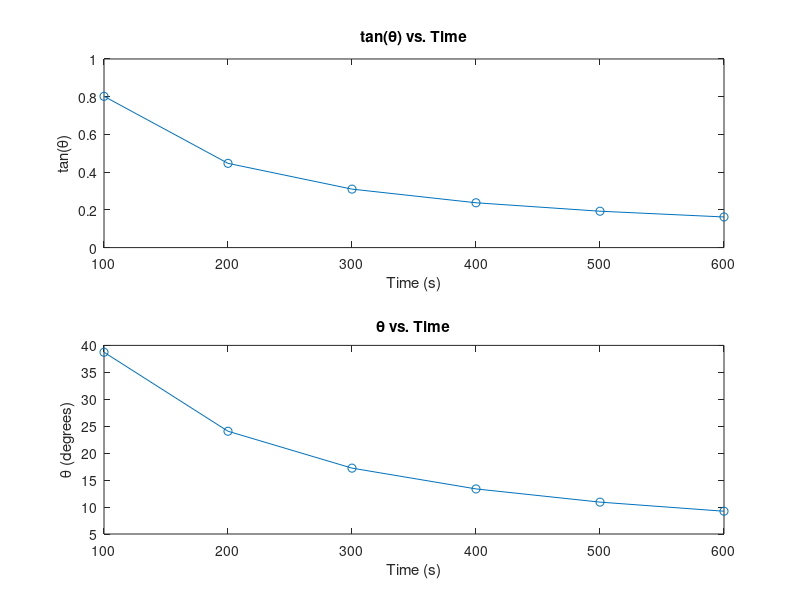

MATLAB code to generate this figure:
% Constants
C1 = 0.02;
C2 = 800;
C3 = 8;
C4 = 200;

% Total burn time
T = 600; % seconds

% Time points
t_points = [100, 200, 300, 400, 500, 600]; % seconds

% Compute thrust angle and tan(theta) at specified time points
theta_rad = zeros(size(t_points));
tan_theta = zeros(size(t_points));

for i = 1:length(t_points)
    t = t_points(i);
    tan_theta(i) = (C1 * t + C2) / (C3 * t + C4);
    theta_rad(i) = atan(tan_theta(i));
end

% Convert theta to degrees
theta_deg = rad2deg(theta_rad);

% Plot tan(theta) and thrust angle vs. time
figure;

subplot(2, 1, 1);
plot(t_points, tan_theta, '-o');
title('tan(\theta) vs. Time');
xlabel('Time (s)');
ylabel('tan(\theta)');

subplot(2, 1, 2);
plot(t_points, theta_deg, '-o');
title('\theta vs. Time');
xlabel('Time (s)');
ylabel('\theta (degrees)');

% Display the computed values
disp('Time (s)   tan(\theta)   \theta (degrees)');
disp([t_points' tan_theta' theta_deg']);
